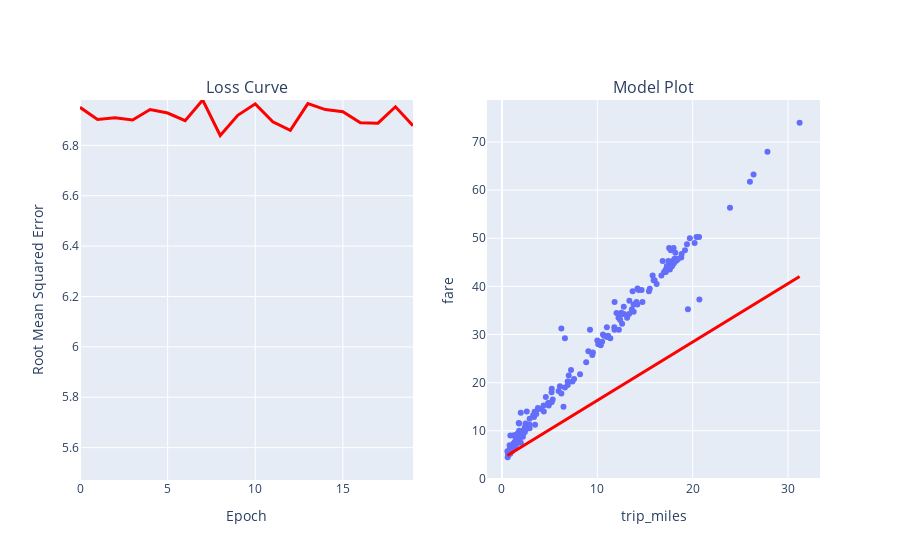

Notebook cell for this chart:
### Markdown cell above
# Second Experiment - Adjusting the Hyperparameters - Increasing the Learning Rate

* With this set of hyperparameters
    * Learning Rate = 1.0
    * Epochs = 20
    * batch size Equal to 50

### Code cell
# The following variables are the hyperparameters.
learning_rate = 1.0
epochs = 20
batch_size = 50

# Specify the feature and the label.
features = ["trip_miles"]
label = "fare"

model_1 = run_experiment(fare_df, features, label, learning_rate, epochs, batch_size)

### Figure 1 — Plotly figure (JSON) as saved in the notebook; plotly's stock layout.template omitted (floating-point values rounded to 4 significant figures; data arrays with more than 128 entries replaced by an {"elided": "..."} marker saying what was removed)
{"data": [{"hovertemplate": "trip_miles=%{x}<br>fare=%{y}<extra></extra>", "legendgroup": "", "marker": {"color": "#636efa", "symbol": "circle"}, "mode": "markers", "name": "", "orientation": "v", "showlegend": false, "type": "scatter", "x": {"elided": "200 float values"}, "xaxis": "x2", "y": {"elided": "200 float values"}, "yaxis": "y2"}, {"hovertemplate": "trip_miles=%{x}<br>fare_predicted=%{y}<extra></extra>", "legendgroup": "", "line": {"color": "#ff0000", "dash": "solid", "width": 3}, "marker": {"symbol": "circle"}, "mode": "lines", "name": "", "orientation": "v", "showlegend": false, "type": "scatter", "x": {"elided": "200 float values"}, "xaxis": "x2", "y": {"elided": "200 float values"}, "yaxis": "y2"}, {"hovertemplate": "x=%{x}<br>y=%{y}<extra></extra>", "legendgroup": "", "line": {"color": "#ff0000", "dash": "solid", "width": 3}, "marker": {"symbol": "circle"}, "mode": "lines", "name": "", "orientation": "v", "showlegend": false, "type": "scatter", "x": [0, 1, 2, 3, 4, 5, 6, 7, 8, 9, 10, 11, 12, 13, 14, 15, 16, 17, 18, 19], "xaxis": "x", "y": [6.951, 6.903, 6.91, 6.901, 6.942, 6.928, 6.898, 6.98, 6.839, 6.919, 6.965, 6.893, 6.86, 6.966, 6.942, 6.934, 6.889, 6.888, 6.953, 6.878], "yaxis": "y"}], "layout": {"annotations": [{"font": {"size": 16}, "showarrow": false, "text": "Loss Curve", "x": 0.225, "xanchor": "center", "xref": "paper", "y": 1, "yanchor": "bottom", "yref": "paper"}, {"font": {"size": 16}, "showarrow": false, "text": "Model Plot", "x": 0.775, "xanchor": "center", "xref": "paper", "y": 1, "yanchor": "bottom", "yref": "paper"}], "xaxis": {"anchor": "y", "domain": [0, 0.45], "title": {"text": "Epoch"}}, "xaxis2": {"anchor": "y2", "domain": [0.55, 1], "title": {"text": "trip_miles"}}, "yaxis": {"anchor": "x", "domain": [0, 1], "range": [5.471, 6.98], "title": {"text": "Root Mean Squared Error"}}, "yaxis2": {"anchor": "x2", "domain": [0, 1], "title": {"text": "fare"}}}}
